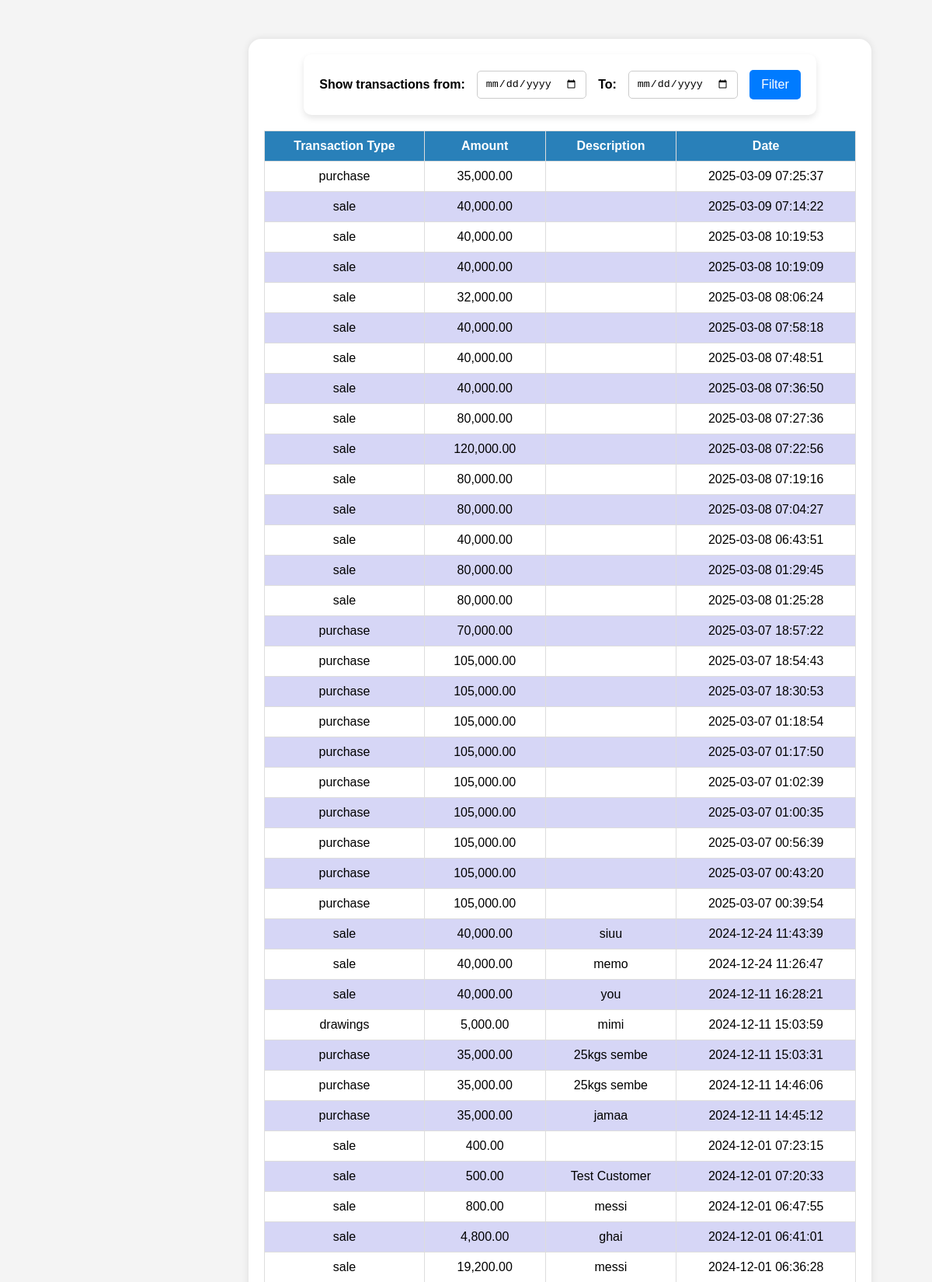
Page /view-transactions.php (upper part) on the committed database.
### tables this page shows
CREATE TABLE `transactions` (
  `transaction_id` int(11) NOT NULL,
  `transType_id` int(11) DEFAULT NULL,
  `company_id` int(11) DEFAULT NULL,
  `created_by` int(11) DEFAULT NULL,
  `transaction_type` varchar(50) NOT NULL,
  `amount` decimal(10,2) NOT NULL,
  `description` text NOT NULL,
  `date_made` timestamp NOT NULL DEFAULT current_timestamp(),
  `completed_in` enum('full','partial') NOT NULL DEFAULT 'full'
);

### view-transactions.php (the view, shortened to what this page needs)
<?php
include('db_connection.php');
$whereClause = "";
$transactions_query = "SELECT * FROM transactions $whereClause ORDER BY date_made DESC";
$result = $conn->query($transactions_query);
?>
<!DOCTYPE html>
<html lang="en">
<head>
    <link rel="stylesheet" href="css/view-transactions.css">
</head>
<body>
    <div class="content">
        <div class="filter-container">
            <form action="view-transactions.php" method="POST">
                <label for="from_date">Show transactions from:</label>
                <input type="date" id="from_date" name="from_date" required>
                <label for="to_date">To:</label>
                <input type="date" id="to_date" name="to_date" required>
                <button type="submit" class="btn-filter">Filter</button>
            </form>
        </div>
        <div class="container">
            <table border="1" class="table-style">
                <thead>
                    <tr>
                        <th>Transaction Type</th>
                        <th>Amount</th>
                        <th>Description</th>
                        <th>Date</th>
                    </tr>
                </thead>
                <tbody>
                    <?php if ($result->num_rows > 0): ?>
                        <?php while($row = $result->fetch_assoc()): ?>
                            <tr>
                                <td><?= $row['transaction_type']; ?></td>
                                <td><?= number_format($row['amount'], 2); ?></td>
                                <td><?= $row['description']; ?></td>
                                <td><?= $row['date_made']; ?></td>
                            </tr>
                        <?php endwhile; ?>
                    <?php else: ?>
                        <tr>
                            <td colspan="4">No transactions found in the selected date range.</td>
                        </tr>
                    <?php endif; ?>
                </tbody>
            </table>
        </div>
    </div>
</body>
</html>

### css/view-transactions.css (style rules this page uses)
body { font-family: Arial, sans-serif; background-color: #f4f4f4; margin-left: 250px; }
.content { margin: 50px 70px 70px 70px; background-color: #fff; padding: 20px; box-shadow: 0px 0px 10px rgba(0, 0, 0, 0.1); border-radius: 1em; }
.table-style { width: 100%; border-collapse: collapse; margin-top: 20px; }
.table-style th, .table-style td { padding: 10px; text-align: center; border: 1px solid #ddd; }
.table-style th { background-color: #2980b9; color: white; }
.table-style tr:nth-child(even) { background-color: #d6d6f6; }
.filter-container { display: flex; justify-content: center; margin-bottom: 20px; }
.filter-container form { display: flex; align-items: center; gap: 15px; background-color: #fff; padding: 20px; border-radius: 10px; box-shadow: 0 4px 8px rgba(0, 0, 0, 0.1); }
.filter-container label { font-weight: bold; }
input[type="date"] { padding: 8px 10px; border: 1px solid #ccc; border-radius: 5px; }
.btn-filter { display: flex; align-items: center; background-color: #007bff; color: white; padding: 10px 15px; border: none; border-radius: 5px; cursor: pointer; font-size: 16px; }

### rows in the picture
transactions: transaction_type "purchase", amount "35,000.00", date_made "2025-03-09 07:25:37"
transactions: transaction_type "sale", amount "40,000.00", date_made "2025-03-09 07:14:22"
transactions: transaction_type "sale", amount "40,000.00", date_made "2025-03-08 10:19:53"
transactions: transaction_type "sale", amount "40,000.00", date_made "2025-03-08 10:19:09"
transactions: transaction_type "sale", amount "32,000.00", date_made "2025-03-08 08:06:24"
transactions: transaction_type "sale", amount "40,000.00", date_made "2025-03-08 07:58:18"
transactions: transaction_type "sale", amount "40,000.00", date_made "2025-03-08 07:48:51"
transactions: transaction_type "sale", amount "40,000.00", date_made "2025-03-08 07:36:50"
transactions: transaction_type "sale", amount "80,000.00", date_made "2025-03-08 07:27:36"
transactions: transaction_type "sale", amount "120,000.00", date_made "2025-03-08 07:22:56"
transactions: transaction_type "sale", amount "80,000.00", date_made "2025-03-08 07:19:16"
transactions: transaction_type "sale", amount "80,000.00", date_made "2025-03-08 07:04:27"
transactions: transaction_type "sale", amount "40,000.00", date_made "2025-03-08 06:43:51"
transactions: transaction_type "sale", amount "80,000.00", date_made "2025-03-08 01:29:45"
transactions: transaction_type "sale", amount "80,000.00", date_made "2025-03-08 01:25:28"
transactions: transaction_type "purchase", amount "70,000.00", date_made "2025-03-07 18:57:22"
transactions: transaction_type "purchase", amount "105,000.00", date_made "2025-03-07 18:54:43"
transactions: transaction_type "purchase", amount "105,000.00", date_made "2025-03-07 18:30:53"
transactions: transaction_type "purchase", amount "105,000.00", date_made "2025-03-07 01:18:54"
transactions: transaction_type "purchase", amount "105,000.00", date_made "2025-03-07 01:17:50"
transactions: transaction_type "purchase", amount "105,000.00", date_made "2025-03-07 01:02:39"
transactions: transaction_type "purchase", amount "105,000.00", date_made "2025-03-07 01:00:35"
transactions: transaction_type "purchase", amount "105,000.00", date_made "2025-03-07 00:56:39"
transactions: transaction_type "purchase", amount "105,000.00", date_made "2025-03-07 00:43:20"
transactions: transaction_type "purchase", amount "105,000.00", date_made "2025-03-07 00:39:54"
transactions: transaction_type "sale", amount "40,000.00", description "siuu", date_made "2024-12-24 11:43:39"
transactions: transaction_type "sale", amount "40,000.00", description "memo", date_made "2024-12-24 11:26:47"
transactions: transaction_type "sale", amount "40,000.00", description "you", date_made "2024-12-11 16:28:21"
transactions: transaction_type "drawings", amount "5,000.00", description "mimi", date_made "2024-12-11 15:03:59"
transactions: transaction_type "purchase", amount "35,000.00", description "25kgs sembe", date_made "2024-12-11 15:03:31"
transactions: transaction_type "purchase", amount "35,000.00", description "25kgs sembe", date_made "2024-12-11 14:46:06"
transactions: transaction_type "purchase", amount "35,000.00", description "jamaa", date_made "2024-12-11 14:45:12"
transactions: transaction_type "sale", amount "400.00", date_made "2024-12-01 07:23:15"
transactions: transaction_type "sale", amount "500.00", description "Test Customer", date_made "2024-12-01 07:20:33"
transactions: transaction_type "sale", amount "800.00", description "messi", date_made "2024-12-01 06:47:55"
transactions: transaction_type "sale", amount "4,800.00", description "ghai", date_made "2024-12-01 06:41:01"
transactions: transaction_type "sale", amount "19,200.00", description "messi", date_made "2024-12-01 06:36:28"
